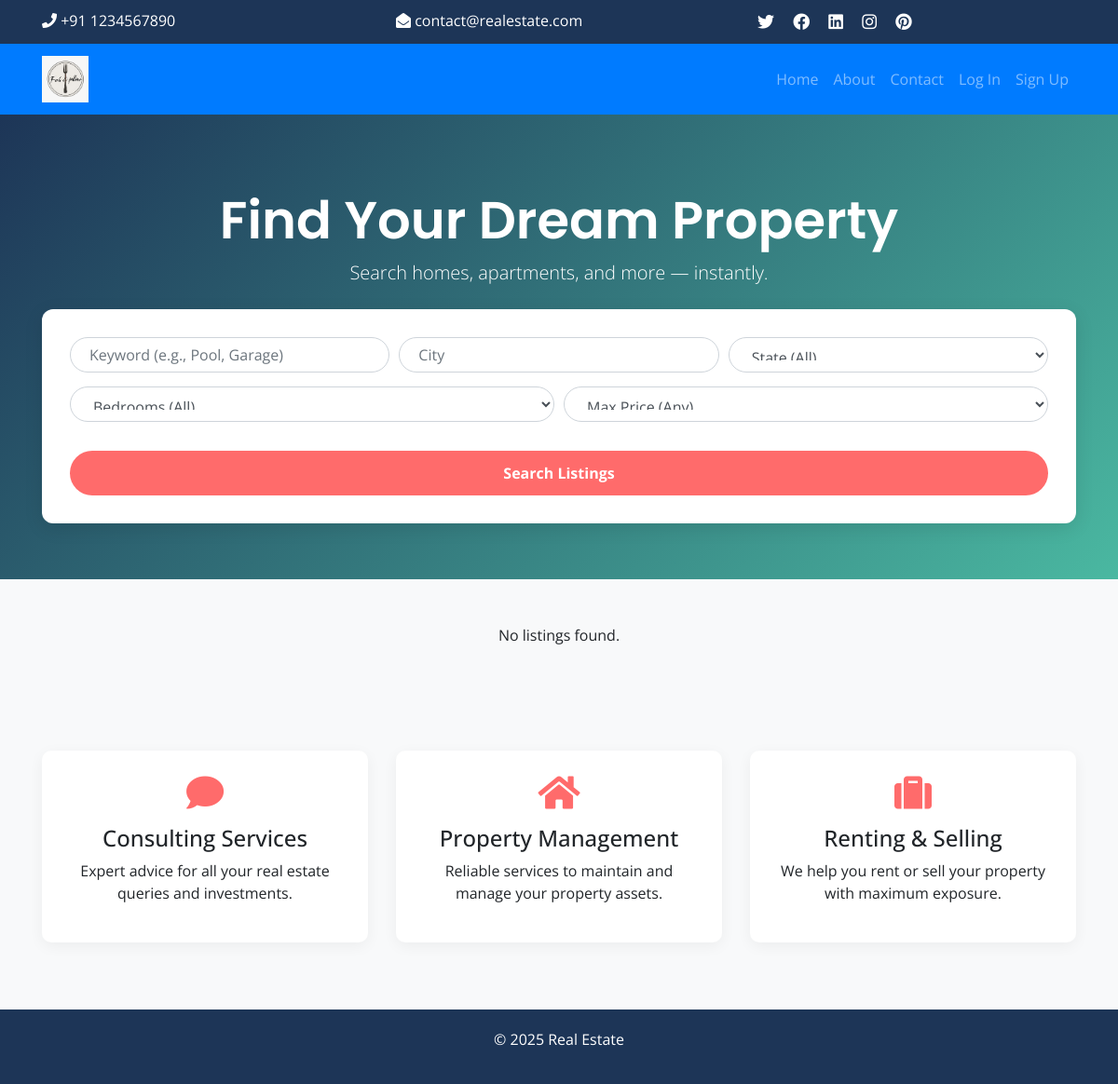
/main_page/realindex, run on an earlier commit of the app's database.
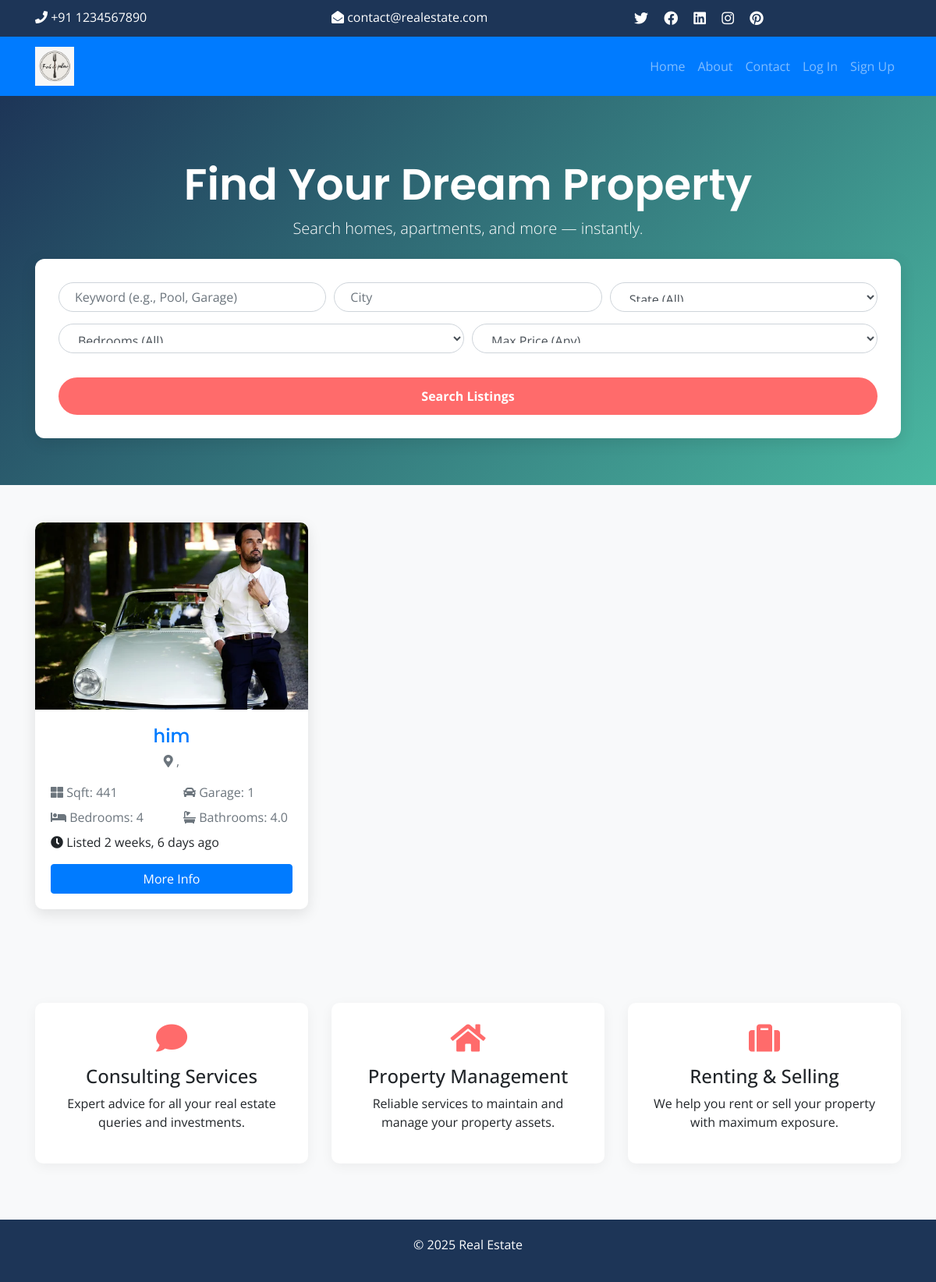
And on a later commit of the database.
### main_page/models.py (models this page shows, shortened)
class Listing(models.Model):
  realtor = models.ForeignKey(Realtor, on_delete=models.CASCADE)
  title = models.CharField(max_length=200)
  address = models.CharField(max_length=200)
  city = models.CharField(max_length=100)
  state = models.CharField(max_length=100)
  zipcode = models.CharField(max_length=20)
  description = models.TextField(blank=True)
  price = models.IntegerField()
  bedrooms = models.IntegerField()
  bathrooms = models.DecimalField(max_digits=2, decimal_places=1)
  garage = models.IntegerField(default=0)
  sqft = models.IntegerField()
  lot_size = models.DecimalField(max_digits=5, decimal_places=1)
  photo_main = models.ImageField(upload_to='photos/%Y/%m/%d/')
  photo_1 = models.ImageField(upload_to='photos/%Y/%m/%d/', blank=True)
  photo_2 = models.ImageField(upload_to='photos/%Y/%m/%d/', blank=True)
  photo_3 = models.ImageField(upload_to='photos/%Y/%m/%d/', blank=True)
  photo_4 = models.ImageField(upload_to='photos/%Y/%m/%d/', blank=True)
  photo_5 = models.ImageField(upload_to='photos/%Y/%m/%d/', blank=True)
  photo_6 = models.ImageField(upload_to='photos/%Y/%m/%d/', blank=True)
  is_published = models.BooleanField(default=True)
  list_date = models.DateTimeField(default=datetime.now, blank=True)

### main_page/views.py (the view)
# urls.py: path('realindex',views.realindex,name ='realindex'),
def realindex(request):
    listings = Listing.objects.order_by("-list_date").filter(is_published=True)[:3]
    context = {
        "listings": listings,
        "state_choices": state_choices,
        "bedroom_choices": bedroom_choices,
        "price_choices": price_choices,
    }
    return render(request, "main_page/index.html", context)

### templates/main_page/index.html (shortened to what the changed rows need)
{% load static %}
<!DOCTYPE html>
<html lang="en">
  <head>
    <link href="https://stackpath.bootstrapcdn.com/bootstrap/4.5.2/css/bootstrap.min.css" rel="stylesheet" />
    <link href="https://cdnjs.cloudflare.com/ajax/libs/font-awesome/5.15.4/css/all.min.css" rel="stylesheet" />
  </head>
  <body>
    <section id="showcase">
      <div class="container">
        <h1 class="display-4">Find Your Dream Property</h1>
      </div>
    </section>
    <section class="py-5">
      <div class="container">
        <div class="row">
          {% for listing in listings %}
            <div class="col-md-6 col-lg-4 mb-4">
              <div class="card">
                <img src="http://127.0.0.1:8000/main_page{{ listing.photo_main.url }}" class="card-img-top" alt="{{ listing.title }}" />
                <div class="card-body">
                  <div class="listing-heading text-center">
                    <h4 class="text-primary">{{ listing.title }}</h4>
                    <p class="text-muted">
                      <i class="fas fa-map-marker-alt"></i> {{ listing.city }}, {{ listing.state }} {{ listing.zipcode }}
                    </p>
                  </div>
                  <div class="row text-secondary mb-2">
                    <div class="col-6">
                      <i class="fas fa-th-large"></i> Sqft: {{ listing.sqft }}
                    </div>
                    <div class="col-6">
                      <i class="fas fa-car"></i> Garage: {{ listing.garage }}
                    </div>
                  </div>
                  <div class="row text-secondary mb-2">
                    <div class="col-6">
                      <i class="fas fa-bed"></i> Bedrooms: {{ listing.bedrooms }}
                    </div>
                    <div class="col-6">
                      <i class="fas fa-bath"></i> Bathrooms: {{ listing.bathrooms }}
                    </div>
                  </div>
                  <p>
                    <i class="fas fa-clock"></i> Listed {{ listing.list_date|timesince }} ago
                  </p>
                  <a href="{% url 'listing_detail' listing.id %}" class="btn btn-primary btn-block">More Info</a>
                </div>
              </div>
            </div>
          {% empty %}
            <div class="col-12 text-center">
              <p>No listings found.</p>
            </div>
          {% endfor %}
        </div>
      </div>
    </section>
  </body>
</html>

What changed in the data, as far as the page shows it:
added Listing: photo_main (picture), title "him", sqft "441", garage "1", bedrooms "4", bathrooms "4.0", list_date "2 weeks, 6 days"
Also different on the page:
text no longer shown: "No listings found."
